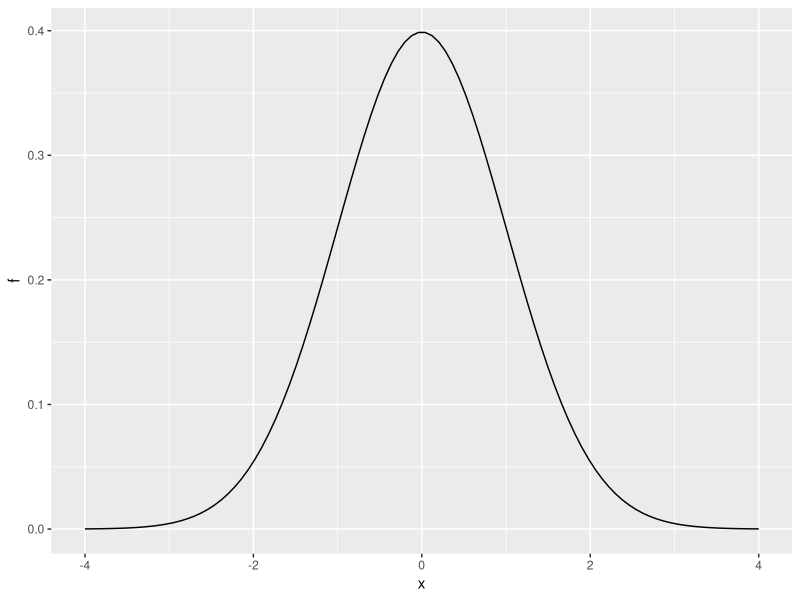
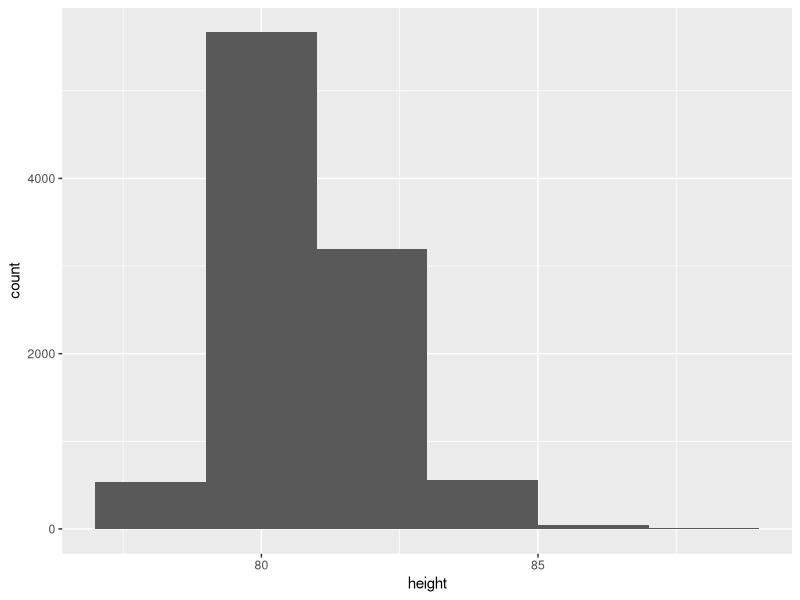
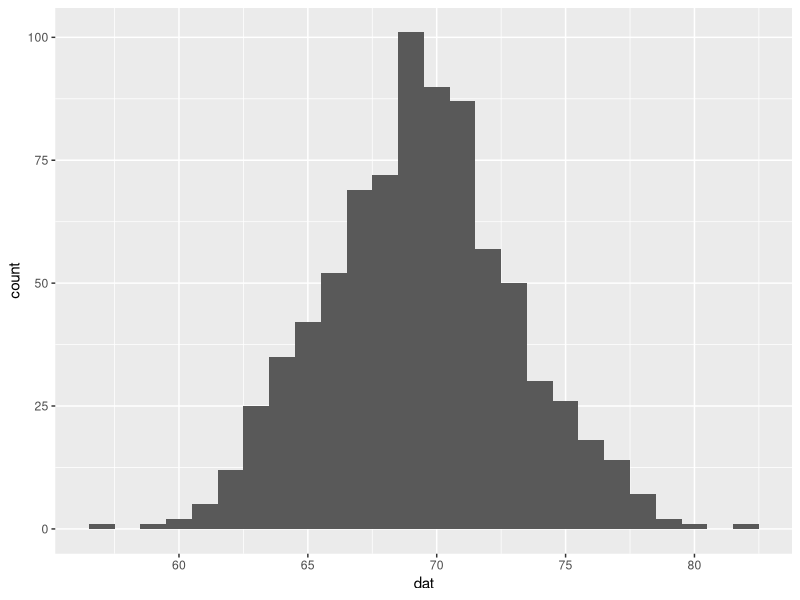
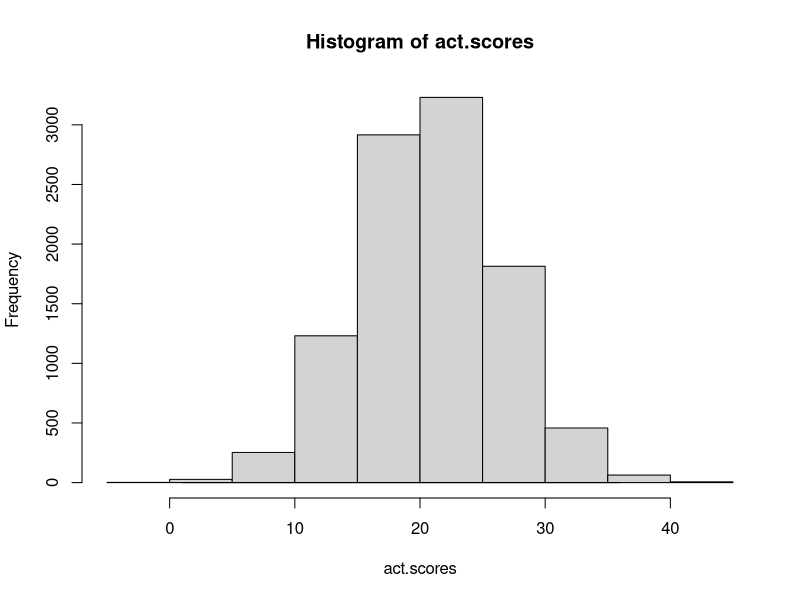
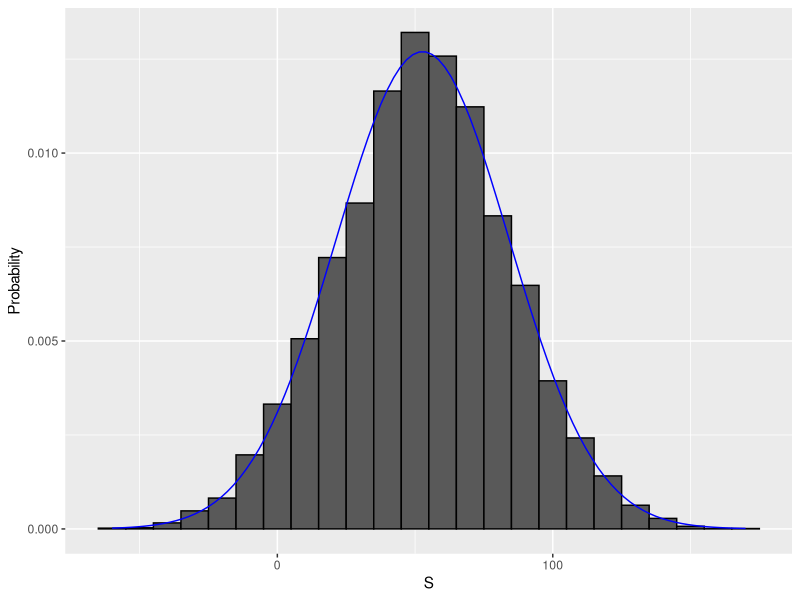
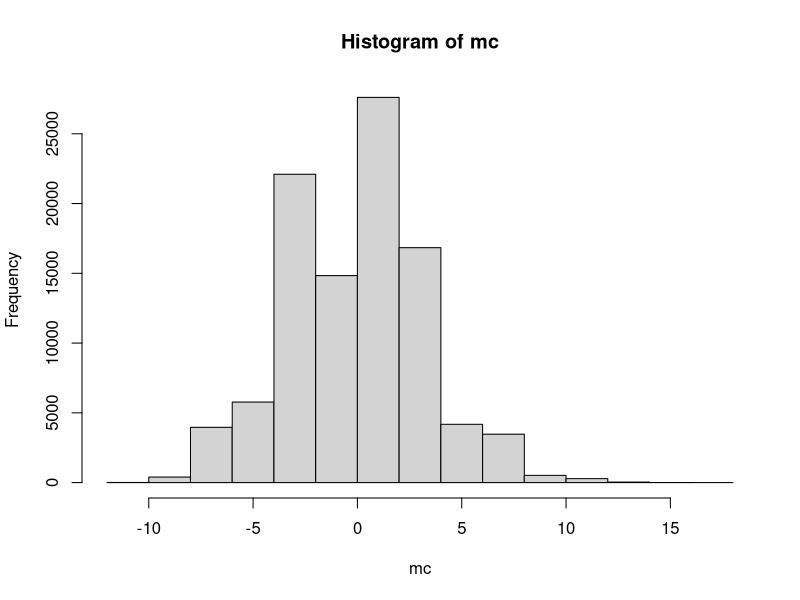

Generate these figures, in order, with R:
library(tidyverse)
library(dslabs)
data(height)

str(heights)

x <- seq(-4, 4, length = 100)
data.frame(x, f = dnorm(x)) %>% 
  ggplot(aes(x = x, y = f)) + 
  geom_line()

# Monte Carlo simulation
# How common are 7-footers?
# Generate 10,000 samples of 800 heights and save the tallest of each simulation
x <- heights[heights$sex == "Male",] %>% pull(height)

tallest <- replicate(1E4, {
  simulation <- rnorm(800,
                      mean(x), 
                      sd(x))
  return(max(simulation))
})

mean(tallest >= 7*12)

data.frame(height = tallest) %>% 
  ggplot(aes(x = height)) +
  geom_histogram(binwidth = 2)

data.frame(dat = rnorm(800,
      mean(x), 
      sd(x))) %>% 
  ggplot(aes(x = dat)) +
  geom_histogram(binwidth = 1)

# ACT Scores
set.seed(16)

act.scores <- rnorm(1E4, 20.9, 5.7)
mean(act.scores)
sd(act.scores)

sum(act.scores == 36.0)
hist(act.scores)

sum(act.scores >= 36)

# probability of an ACT score > 30
sum(act.scores > 30) / length(act.scores)

# probability of an ACT score <= 10
sum(act.scores <= 10) / length(act.scores)

x <- 1:36
f_x <- dnorm(x, 20.9, 5.7)
lines(x, f_x)

# convert raw ACT scores into Z-scores
# subtract the mean and divide by sd
act.z <- (act.scores - mean(act.scores)) / sd(act.scores) 

# probability of a z-score greater than 2 (sd's above the mean)?
sum(act.z > 2) / length(act.scores)

# ACT score at 2 sd's above the mean (z = 2)?
mean(act.scores) + (2 * sd(act.scores))

qnorm(0.975, mean = mean(act.scores), sd = sd(act.scores))

qnorm(p = 0.95, mean = 20.9, sd = 5.7)

sample_quantiles <- quantile(act.scores, seq(0.01, 0.99, 0.01))
sample_quantiles

# Monte Carlo

# sampling model 1: define urn, then sample
color <- rep(c("Black", "Red", "Green"), c(18, 18, 2)) # define the urn for the sampling model
n <- 1000
X <- sample(ifelse(color == "Red", -1, 1), n, replace = TRUE)
X[1:10]

# sampling model 2: define urn inside sample function by noting probabilities
x <- sample(c(-1, 1), n, replace = TRUE, prob = c(9/19, 10/19))    # 1000 independent draws
S <- sum(x)    # total winnings = sum of draws
S

n <- 1000    # number of roulette players
B <- 10000    # number of Monte Carlo experiments
S <- replicate(B, {
  X <- sample(c(-1,1), n, replace = TRUE, prob = c(9/19, 10/19))    # simulate 1000 spins
  sum(X)    # determine total profit
})

mean(S < 0)    # probability of the casino losing money

s <- seq(min(S), max(S), length = 100)    # sequence of 100 values across range of S
normal_density <- data.frame(s = s, f = dnorm(s, mean(S), sd(S))) # generate normal density for S
data.frame (S = S) %>%    # make data frame of S for histogram
  ggplot(aes(S, ..density..)) +
  geom_histogram(color = "black", binwidth = 10) +
  ylab("Probability") +
  geom_line(data = normal_density, mapping = aes(s, f), color = "blue")

# SAT
# An old version of the SAT college entrance exam had a -0.25 point penalty for 
# every incorrect answer and awarded 1 point for a correct answer. The
# quantitative test consisted of 44 multiple-choice questions each with 5 
# answer choices. Suppose a student chooses answers by guessing for all 
# questions on the test.

# E[X] of points for guessing on one question
(1 - 0.25 - 0.25 - 0.25 - 0.25) / 5

# E[X] for guessing on all 44 questions
ev <- (44) * ((1*0.2) + (-0.25 * 0.8))

# SE[X] of guessing on all 44 questions
se <- sqrt(44) * (abs(-0.25 - 1) * sqrt(0.8*0.2))

# Use Central Limit Theorem to determine probability that a guessing student
# scores 8 points or higher
1 - pnorm(q = 8, mean = ev, sd = se)

set.seed(21, sample.kind = "Rounding")

# Set the seed to 21, then run a Monte Carlo simulation of 
# 10,000 students guessing on the test.

mc <- replicate(1E5, {
  x <- sample(c(1, -0.25),
              prob = c(0.2, 0.8),
              size = 44, 
              replace = TRUE)
  return(sum(x))
})

hist(mc)

# probability that guessing student scores 8 or higher
mean(mc >= 8)

(44) * (1 * 0.25) + (0 * (1 - 0.75))

p <- seq(0.25, 0.95, 0.05)

scores.25 <- replicate(1E4, {
  x <- sample(c(0,1), 
                prob = c(0.75, 0.25),
                size = 44, 
                replace = TRUE)
    return(sum(x))
  })

scores.95 <- replicate(1E4, {
  x <- sample(c(0,1), 
              prob = c(0.05, 0.95),
              size = 44, 
              replace = TRUE)
  return(sum(x))
})

scores.05 <- replicate(1E4, {
  x <- sample(c(0,1), 
              prob = c(0.95, 0.05),
              size = 44, 
              replace = TRUE)
  return(sum(x))
})

mean(scores.95)

for (p in seq(0.25, 0.95, 0.05)){
  scores <- replicate(1E4, {
    x <- sample(c(0,1),
                prob = c(1 - p, p),
                replace = TRUE,
                size = 44)
    return(sum(x))
  })
  print(c(p, mean(scores > 35)))
}

# Roulette

# E[X] of the payout for one bet
win <- 6
loss <- -1
p.win <- 5 / 38
p.loss <- 33 / 38

ev <- (win * p.win) + (loss * p.loss)

# SE{X} of the payout for one bet
se <- abs(loss - win) * (sqrt(p.win * p.loss))

# expected value of the average payout over 500 bets
n <- 500

(n * ev) / n

# SE[average payout over 500 bets]
se / sqrt(n)

# E[sum of 500 bets]
ev.sum <- n * ev

# SE[sum of 500 bets]
se.sum <- sqrt(n) * se

# Pr(X <= 0) the probability of losing money over 500 bets
pnorm(0, mean = ev.sum, sd = se.sum)

# The Big Short
data("death_prob")
head(death_prob)

death_prob %>% 
  filter(age == "50" & sex == "Female") %>% 
  pull(prob)

# What is the expected value of the company's net profit on one policy for a 
# 50 year old female?

loss <- -150000.0
gain <- 1150.0
p_loss <- death_prob %>% 
  filter(age == "50" & sex == "Female") %>% 
  pull(prob)
p_gain <- 1 - p_loss

ev <- (loss * p_loss) + (gain * p_gain)
ev

se <- abs(loss - gain) * sqrt(p_loss * p_gain)
se

# E[X] over 1,000 policies for 50 y/o female
n <- 1E3
ev.sum <- n * ev
se.sum <- sqrt(n) * se

# Use the Central Limit Theorem to calculate the probability that the insurance
# company loses money on this set of 1,000 policies.
pnorm(0, ev.sum, se.sum)

# 2A
p.m.death <- death_prob %>%
  filter(age == 50 & sex == "Male") %>% 
  pull(prob)

a <- -150000
ev <- 700000
n <- 1000

b <- ( (ev / 1000) - (a * p.m.death) ) / (1 - p.m.death)
b

se.1000 <- sqrt(n) * ( abs(b - a) * sqrt(p.m.death * (1 - p.m.death)) )
se.1000

pnorm(0, 700000, se.1000)

# 3A
loss <- -150000.0
gain <- 1150.0
p.loss <- 0.015
p.gain <- 1 - p.loss
n <- 1000

ev <- n * ( (loss * p.loss) + (gain * p.gain) )
ev

se <- sqrt(n) * (abs(loss - gain) * sqrt(p.loss * p.gain))
se

# 3C probability of losing money
pnorm(0, ev, se)

# 3D probability of losing more than 1 million
pnorm(-1E6, ev, se)

# 3E
p <- seq(0.01, 0.03, 0.001)

ev <- function(p.loss, loss) {
  ev <- 1000 * ( (-150000.0 * p.loss) + (1150.0 * (1 - p.loss)) )
  se <- sqrt(1000) * (abs(-150000.0 - 1150.0) * sqrt(p.loss * (1 - p.loss) ))
  return(pnorm(loss, ev, se))
}

percs <- data.frame(p = p, chance.0 = sapply(p, ev, loss = 0))
percs

percs[percs$chance >= 0.9,]

p <- seq(0.01, 0.03, 0.0025)
percs <- data.frame(p = p, chance = sapply(p, ev, loss = -1E6))
percs

#4A 
# Define a sampling model for simulating the total profit over 1,000 loans 
# with probability of claim p_loss = .015, loss of -$150,000 on a claim, and 
# profit of $1,150 when there is no claim. Set the seed to 25, then run the model once.
set.seed(25, sample.kind = "Rounding")

x <- sample(c(-150000, 1150),
            size = 1000,
            replace = TRUE,
            prob = c(0.015, 1 - 0.015))

sum(x) / 1E6

# 4B
# Set the seed to 27, then run a Monte Carlo simulation of your sampling model 
# with 10,000 replicates to simulate the range of profits/losses over 1,000 
# loans.
# What is the observed probability of losing $1 million or more?
set.seed(27, sample.kind = "Rounding")

y <- function() {
  sample(c(-150000, 1150),
         size = 1000,
         replace = TRUE,
         prob = c(0.015, 1 - 0.015))
}

mc <- replicate(1E4, sum(y()))

sum(mc <= -1E6) / 1E4

# 5A
# Calculate the premium required for a 5% chance of losing money given loans, 
# probability of death , and loss per claim . Save this premium as x for use 
# in further questions.
a <- -150000
n <- 1E3
p <- 0.015
z <- qnorm(0.05)

b <- -a*( n*p - z*sqrt(n*p*(1-p)))/ ( n*(1-p) + z*sqrt(n*p*(1-p)))
b

( (a * p) + (b * (1 - p)))

# 5D
# Run a Monte Carlo simulation with B=10000to determine the probability of 
# losing money on 1,000 policies given the new premium x, loss on a claim of 
# $150,000, and probability of claim . 
set.seed(28, sample.kind = "Rounding")

B <- 1E4
x <- replicate(B, sum(sample(c(a, b),
                         size = 1E3,
                         prob = c(p, 1 - p),
                         replace = TRUE)))

# What is the probability of losing money here?
sum(x < 0) / length(x)

# The company cannot predict whether the pandemic death rate will stay stable. 
# Set the seed to 29, then write a Monte Carlo simulation that for each of 
# iterations:
# - randomly changes by adding a value between -0.01 and 0.01 with 
# sample(seq(-0.01, 0.01, length = 100), 1)
# - uses the new random to generate a sample of policies with premium x and 
# loss per claim 
# - returns the profit over policies (sum of random variable)
set.seed(29, sample.kind = "Rounding")

mc <- function(p = 0.015){
  p <- p + sample(seq(-0.01, 0.01, length = 100), 1)
  policies <- sample(x = c(a, b),
                     prob = c(p, 1 - p),
                     replace = TRUE,
                     size = 1E3)
  return(sum(policies))
}

x <- replicate(B, mc())

# What is the expected value over 1,000 policies?
sum(x) / length(x)

# What is the probability of losing money?
sum(x < 0) / length(x)

# What is the probability of losing more than $1 million?
sum(x < -1E6) / length(x)
